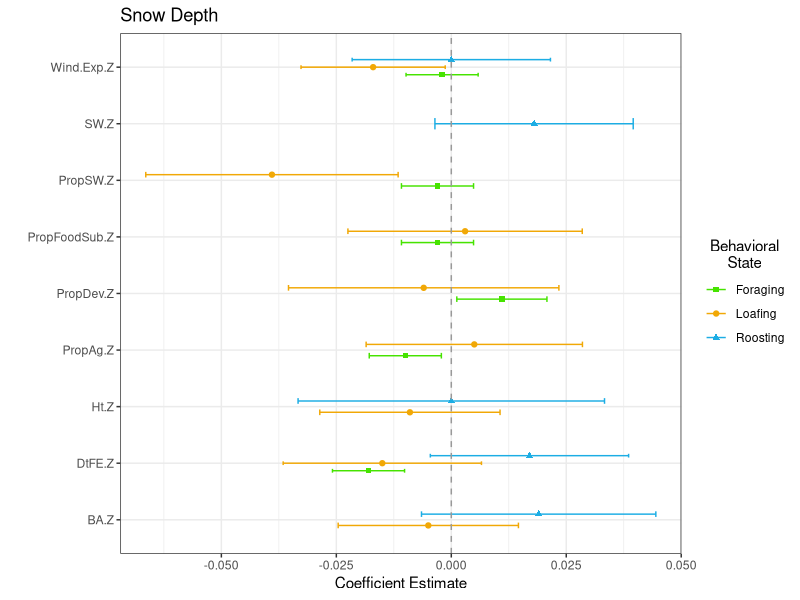
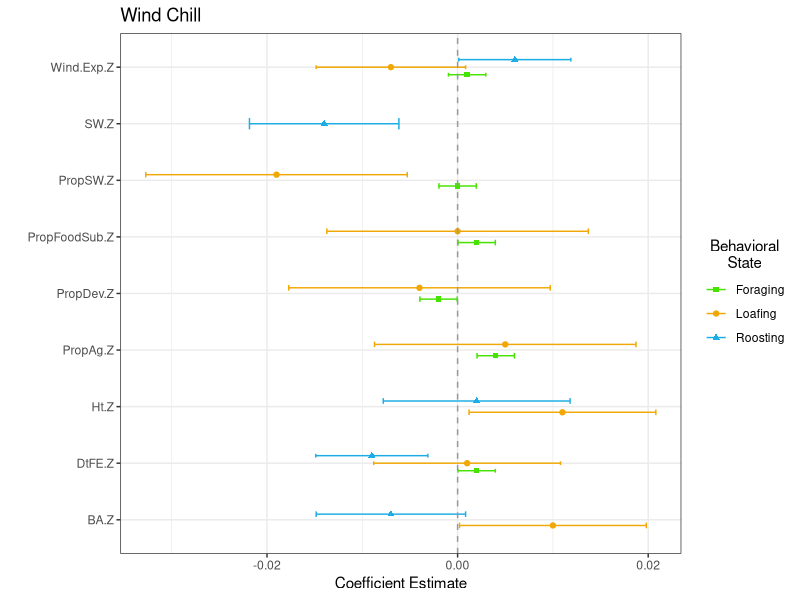
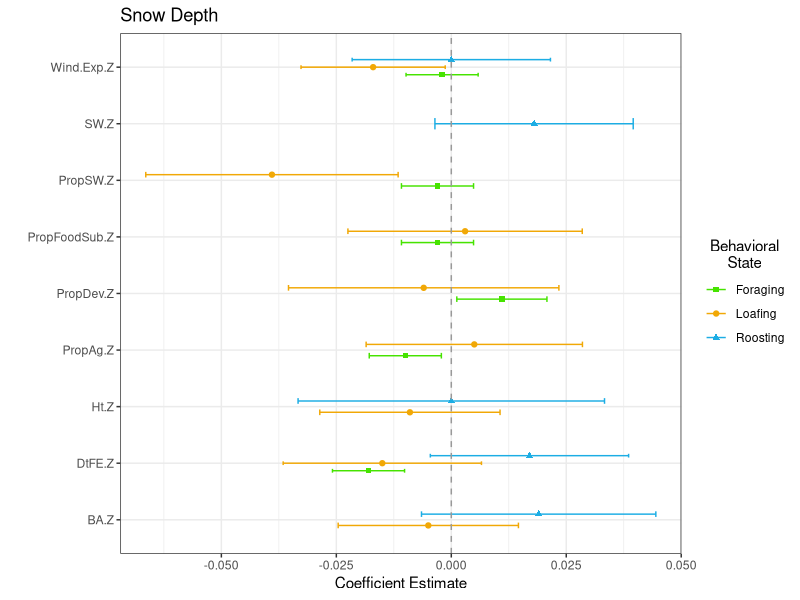
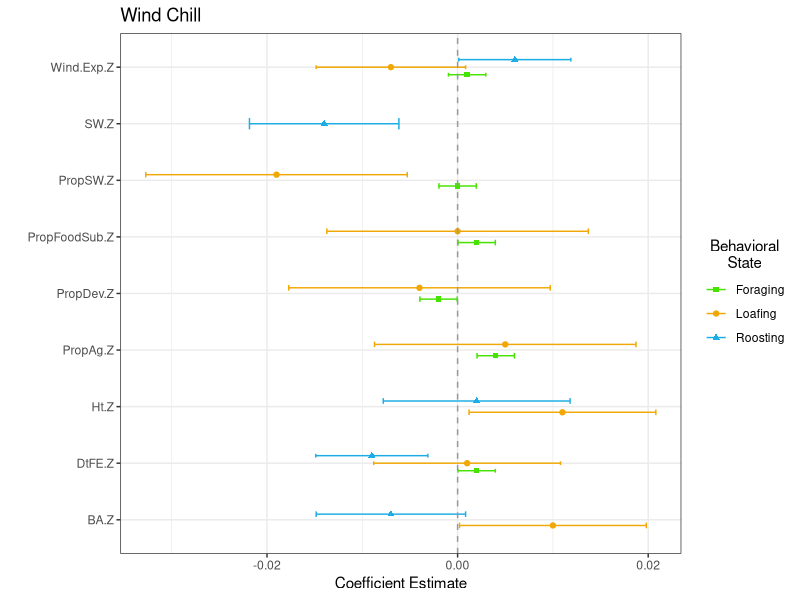
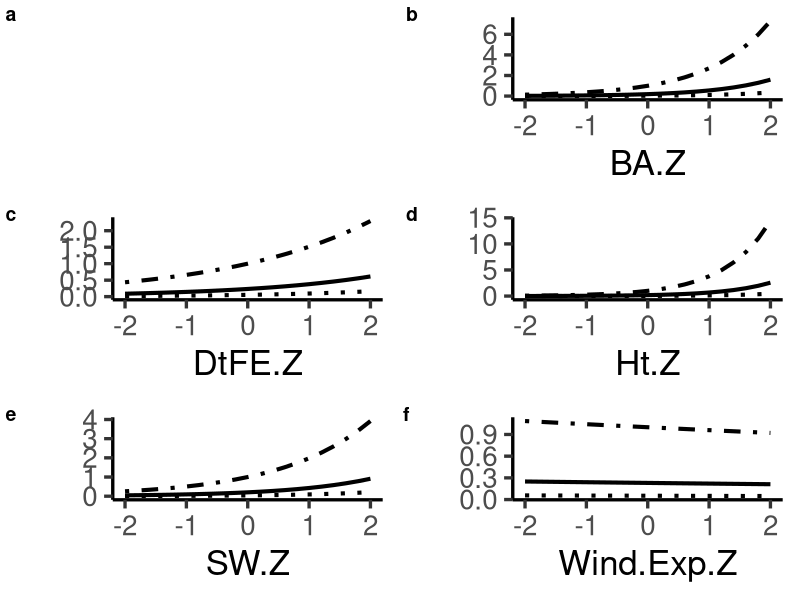
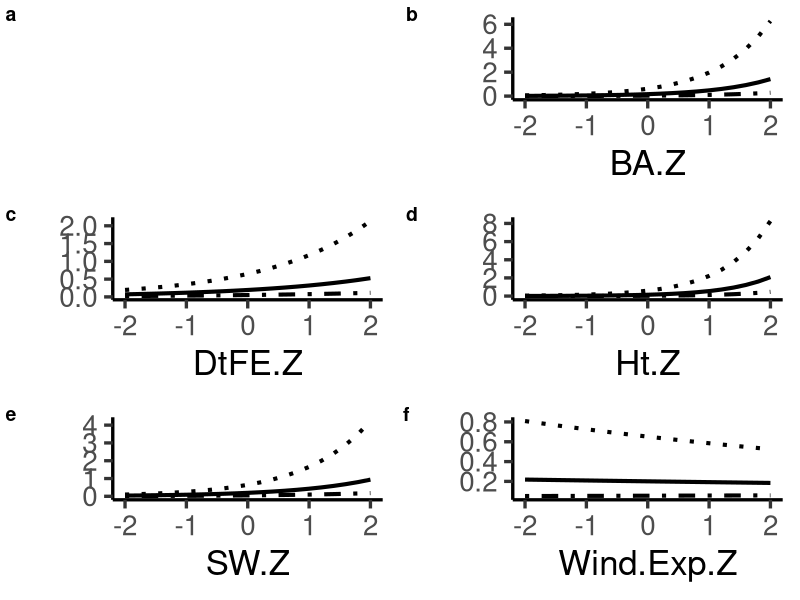
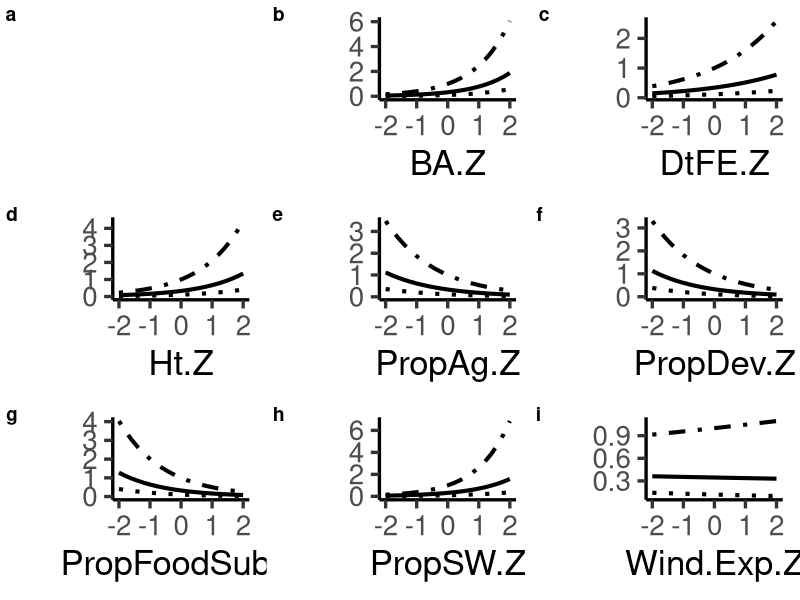
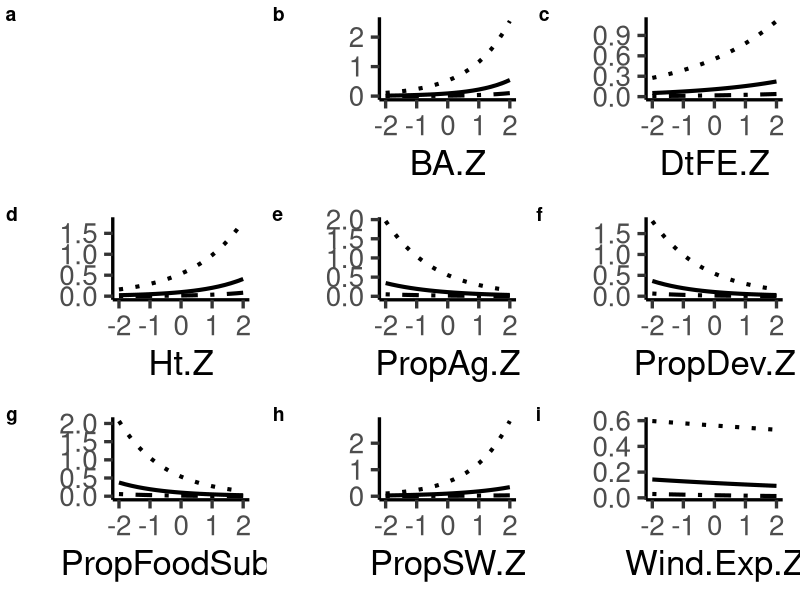

Recreate these plots in R, in order.
require(dplyr)
require(ggplot2)
require(forcats)

### Comparison of Magnitude of Interactions
interactions.raw <- read.csv("InteractionResults.csv") %>%
  mutate(Beh_State = as.factor(Analysis)) %>%
  mutate(LC_Cov = as.factor(HabitatCov)) %>%
  rename(Interaction = mean, SD = sd)
# interactions.raw$Beh_State <- factor(interactions.raw$Beh_State,
#                                      levels = c("Roost", "Loafing", "Foraging"))
# interactions.raw$LC_Cov <- factor(interactions.raw$LC_Cov,
#                                   levels = c("Wind Exposure", "Distance to Edge", "Proportion Ag",
#                                              "Proportion Dev", "Proportion SW", "% Softwood",
#                                              "Mean Tree Height", "Basal Area"))

#Graph showing interaction terms for snow depth
int.Snow <- interactions.raw %>% filter(WeatherCov == "SD")
ggplot(data = int.Snow, aes(y = LC_Cov, x = Interaction, shape = Beh_State, color = Beh_State)) +
  geom_point(size = 1.5,
             position = position_dodge(width = .4)) +
  geom_errorbar(aes(xmin = Interaction - (1.96*SD), xmax = Interaction + (1.96*SD)),
                width = .2,
                position = position_dodge(width = .4)) +
  geom_vline(xintercept = 0, color = "grey60", linetype = 2) +
  theme_bw() + 
  xlab("Coefficient Estimate") +
  ylab("") +
  ggtitle("Snow Depth") +
  labs(color = "Behavioral\nState") + 
  theme(legend.title.align=0.5) + 
  scale_colour_manual(name = "Behavioral\nState",
                      # labels = c("Roost", "Stationary", "Mobile"),
                      values = c("#46e300", "#f1a806", "#1cade4")) +   
  scale_shape_manual(name = "Behavioral\nState",
                     # labels = c("Roost", "Stationary", "Mobile"),
                     values = c(15, 19, 17))
ggsave("SnowDepth_InteractionComp.jpeg", width = 8, height = 7, units = "in")


#Graph showing interaction terms for Previous days wind chill
int.Wind <- interactions.raw %>% filter(WeatherCov == "WC_prev")
ggplot(data = int.Wind, aes(y = LC_Cov, x = Interaction, shape = Beh_State, color = Beh_State)) +
  geom_point(size = 1.5,
             position = position_dodge(width = .4)) +
  geom_errorbar(aes(xmin = Interaction - (1.96*SD), xmax = Interaction + (1.96*SD)),
                width = .2,
                position = position_dodge(width = .4)) +
  geom_vline(xintercept = 0, color = "grey60", linetype = 2) +
  theme_bw() + 
  xlab("Coefficient Estimate") +
  ylab("") +
  ggtitle("Wind Chill") +
  labs(color = "Behavioral\nState") + 
  theme(legend.title.align=0.5) + 
  scale_colour_manual(name = "Behavioral\nState",
                      # labels = c("Roost", "Stationary", "Mobile"),
                      values = c("#46e300", "#f1a806", "#1cade4")) +   
  scale_shape_manual(name = "Behavioral\nState",
                     # labels = c("Roost", "Stationary", "Mobile"),
                     values = c(15, 19, 17))
ggsave("WindChill_InteractionComp.jpeg", width = 8, height = 7, units = "in")


#make big points
#remove endcaps on error bars
#thicker error lines

################################################################################################
### Plot Matrix showing selection at Poor, Average, and Good Weather
require(cowplot)

interactions.raw <- read.csv("CowplotData.csv") %>%
  # mutate(Beh_State = factor(Beh_State, levels = c("Roost", "Stationary", "Mobile"))) %>%
  # mutate(LC_Cov = factor(LC_Cov,
  #                        levels = c("Distance to Edge", "Wind Exposure", "Proportion Ag",
  #                                   "Proportion Dev", "Proportion SW",
  #                                   "Mean Tree Height", "Basal Area", "% Softwood"))) %>%
  arrange(Beh_State, LC_Cov)

int.Snow.Roost <- interactions.raw %>% filter(Weath_Cov == "SD") %>% filter(Beh_State == "Roosting")
int.Wind.Roost <- interactions.raw %>% filter(Weath_Cov == "WC_prev") %>% filter(Beh_State == "Roosting")
int.Snow.Loaf <- interactions.raw %>% filter(Weath_Cov == "SD") %>% filter(Beh_State == "Loafing") %>% distinct()
int.Wind.Loaf <- interactions.raw %>% filter(Weath_Cov == "WC_prev") %>% filter(Beh_State == "Loafing") %>% distinct()
int.Snow.Forage <- interactions.raw %>% filter(Weath_Cov == "SD") %>% filter(Beh_State == "Foraging") %>% distinct()
int.Wind.Forage <- interactions.raw %>% filter(Weath_Cov == "WC_prev") %>% filter(Beh_State == "Foraging") %>% distinct()
int.Wind <- interactions.raw %>% filter(Weath_Cov == "WC_prev")
int.Snow <- interactions.raw %>% filter(Weath_Cov == "SD")
# Condition Thresholds (Used summary on raw data and chose near 1st/3rd Quantile and Mean)
# Wind Chill/Roost = 4, 15, 27
# Snow Depth/Roost = 0, 4, 8

# #This is all plots as one.
# i = 1
# snow.list <- list()
# snow.plots <- list()
# for(i in 1:length(int.Snow$LC_Cov)){
#   snow.df <- data.frame(Behavior = int.Snow$Beh_State[i],
#                         LC = int.Snow$LC_Cov[i],
#                         LC.Coef = int.Snow$LC_Coef[i],
#                         W.Coef = int.Snow$Weath_Coef[i],
#                         Int.Coef = int.Snow$Interaction[i],
#                         LC.Val = rep(seq(-2, 2,.2),3),
#                         W.Val = rep(c(0,4,8), each = 21),
#                         W.Condition = rep(c("Good","Average","Poor"), each = 21))
#   snow.list[[i]] <- snow.df %>%
#     mutate(Est = exp((LC.Coef*LC.Val) + (W.Coef*W.Val) + (Int.Coef*LC.Val*W.Val)))
#   snow.plot <- ggplot(data = snow.list[[i]], aes(x = LC.Val, y = Est, group = W.Condition)) +
#     geom_line(aes(linetype = W.Condition), size = 1.4) +
#     scale_linetype_manual(values = c("solid", 'dotdash', "dotted")) +
#     theme_classic() +
#     xlab(snow.df$LC[i]) + ylab("")
#   
#   snow.plots[[i]] <- snow.plot + theme(legend.position="none")
# }
# 
# legend <- get_legend(snow.plot + theme(legend.position = "bottom"))
# plot_grid(plotlist = snow.plots,
#           legend,
#           labels = "auto",
#           nrow = 3,
#           align = "hv",
#           axis = "lb")

###Roosting 
##Snow Depth 
snow.list <- list()
snow.plots <- list()
for(i in 1:length(int.Snow.Roost$LC_Cov)){
  snow.df <- data.frame(Behavior = int.Snow.Roost$Beh_State[i],
                        LC = int.Snow.Roost$LC_Cov[i],
                        LC.Coef = int.Snow.Roost$LC_Coef[i],
                        W.Coef = int.Snow.Roost$Weath_Coef[i],
                        Int.Coef = int.Snow.Roost$Interaction[i],
                        LC.Val = rep(seq(-2, 2,.2),3),
                        W.Val = rep(c(0,4,8), each = 21),
                        W.Condition = rep(c("Good","Average","Poor"), each = 21))
  snow.list[[i]] <- snow.df %>%
    mutate(Est = exp((LC.Coef*LC.Val) + (W.Coef*W.Val) + (Int.Coef*LC.Val*W.Val)))
  snow.plot <- ggplot(data = snow.list[[i]], aes(x = LC.Val, y = Est, group = W.Condition)) +
    geom_line(aes(linetype = W.Condition), size = 1.4) +
    scale_linetype_manual(values = c("solid", 'dotdash', "dotted")) +
    theme_classic(base_size = 25) +
    xlab(snow.df$LC[i]) + ylab("")
  
  snow.plots[[i]] <- snow.plot + theme(legend.position="none")
}

legend <- get_legend(snow.plot + theme(legend.position = "bottom"))

jpeg('Roost_Snow.jpg', width = 1300, height = 1500)
plot_grid(plotlist = snow.plots,
          legend,
          labels = "auto",
          nrow = 3,
          align = "hv",
          axis = "lb")
dev.off()

##Wind Chill
wind.list <- list()
wind.plots <- list()
for(i in 1:length(int.Wind.Roost$LC_Cov)){
  wind.df <- data.frame(Behavior = int.Wind.Roost$Beh_State[i],
                        LC = int.Wind.Roost$LC_Cov[i],
                        LC.Coef = int.Wind.Roost$LC_Coef[i],
                        W.Coef = int.Wind.Roost$Weath_Coef[i],
                        Int.Coef = int.Wind.Roost$Interaction[i],
                        LC.Val = rep(seq(-2, 2,.2),3),
                        W.Val = rep(c(27,15,4), each = 21),
                        W.Condition = rep(c("Good","Average","Poor"), each = 21))
  wind.list[[i]] <- wind.df %>%
    mutate(Est = exp((LC.Coef*LC.Val) + (W.Coef*W.Val) + (Int.Coef*LC.Val*W.Val)))
  wind.plot <- ggplot(data = wind.list[[i]], aes(x = LC.Val, y = Est, group = W.Condition)) +
    geom_line(aes(linetype = W.Condition), size = 1.4) +
    scale_linetype_manual(values = c("solid", 'dotdash', "dotted")) +
    theme_classic(base_size = 25) +
    xlab(wind.df$LC[i]) + ylab("")
  
  wind.plots[[i]] <- wind.plot + theme(legend.position="none")
}

legend <- get_legend(wind.plot + theme(legend.position = "bottom"))


jpeg('Roost_Wind.jpg', width = 1300, height = 1500)
plot_grid(plotlist = wind.plots,
          legend,
          labels = "auto",
          nrow = 3,
          align = "hv",
          axis = "lb")
dev.off()

###Loafing 
##Snow Depth 
snow.list <- list()
snow.plots <- list()
for(i in 1:length(int.Snow.Loaf$LC_Cov)){
  snow.df <- data.frame(Behavior = int.Snow.Loaf$Beh_State[i],
                        LC = int.Snow.Loaf$LC_Cov[i],
                        LC.Coef = int.Snow.Loaf$LC_Coef[i],
                        W.Coef = int.Snow.Loaf$Weath_Coef[i],
                        Int.Coef = int.Snow.Loaf$Interaction[i],
                        LC.Val = rep(seq(-2, 2,.2),3),
                        W.Val = rep(c(0,4,8), each = 21),
                        W.Condition = rep(c("Good","Average","Poor"), each = 21))
  snow.list[[i]] <- snow.df %>%
    mutate(Est = exp((LC.Coef*LC.Val) + (W.Coef*W.Val) + (Int.Coef*LC.Val*W.Val)))
  snow.plot <- ggplot(data = snow.list[[i]], aes(x = LC.Val, y = Est, group = W.Condition)) +
    geom_line(aes(linetype = W.Condition), size = 1.4) +
    scale_linetype_manual(values = c("solid", 'dotdash', "dotted")) +
    theme_classic(base_size = 25) +
    xlab(snow.df$LC[i]) + ylab("")
  
  snow.plots[[i]] <- snow.plot + theme(legend.position="none")
}

legend <- get_legend(snow.plot + theme(legend.position = "bottom"))

jpeg('Loafing_Snow.jpg', width = 1800, height = 1500)
plot_grid(plotlist = snow.plots,
          legend,
          labels = "auto",
          nrow = 3,
          align = "hv",
          axis = "lb")
dev.off()

##Wind Chill
wind.list <- list()
wind.plots <- list()
for(i in 1:length(int.Wind.Loaf$LC_Cov)){
  wind.df <- data.frame(Behavior = int.Wind.Loaf$Beh_State[i],
                        LC = int.Wind.Loaf$LC_Cov[i],
                        LC.Coef = int.Wind.Loaf$LC_Coef[i],
                        W.Coef = int.Wind.Loaf$Weath_Coef[i],
                        Int.Coef = int.Wind.Loaf$Interaction[i],
                        LC.Val = rep(seq(-2, 2,.2),3),
                        W.Val = rep(c(27,15,4), each = 21),
                        W.Condition = rep(c("Good","Average","Poor"), each = 21))
  wind.list[[i]] <- wind.df %>%
    mutate(Est = exp((LC.Coef*LC.Val) + (W.Coef*W.Val) + (Int.Coef*LC.Val*W.Val)))
  wind.plot <- ggplot(data = wind.list[[i]], aes(x = LC.Val, y = Est, group = W.Condition)) +
    geom_line(aes(linetype = W.Condition), size = 1.4) +
    scale_linetype_manual(values = c("solid", 'dotdash', "dotted")) +
    theme_classic(base_size = 25) +
    xlab(wind.df$LC[i]) + ylab("")
  
  wind.plots[[i]] <- wind.plot + theme(legend.position="none")
}

legend <- get_legend(wind.plot + theme(legend.position = "bottom"))

jpeg('Loafing_Wind.jpg', width = 1800, height = 1500)
plot_grid(plotlist = wind.plots,
          legend,
          labels = "auto",
          nrow = 3,
          align = "hv",
          axis = "lb")
dev.off()

###Foraging
##Snow Depth 
snow.list <- list()
snow.plots <- list()
for(i in 1:length(int.Snow.Forage$LC_Cov)){
  snow.df <- data.frame(Behavior = int.Snow.Forage$Beh_State[i],
                        LC = int.Snow.Forage$LC_Cov[i],
                        LC.Coef = int.Snow.Forage$LC_Coef[i],
                        W.Coef = int.Snow.Forage$Weath_Coef[i],
                        Int.Coef = int.Snow.Forage$Interaction[i],
                        LC.Val = rep(seq(-2, 2,.2),3),
                        W.Val = rep(c(0,4,8), each = 21),
                        W.Condition = rep(c("Good","Average","Poor"), each = 21))
  snow.list[[i]] <- snow.df %>%
    mutate(Est = exp((LC.Coef*LC.Val) + (W.Coef*W.Val) + (Int.Coef*LC.Val*W.Val)))
  snow.plot <- ggplot(data = snow.list[[i]], aes(x = LC.Val, y = Est, group = W.Condition)) +
    geom_line(aes(linetype = W.Condition), size = 1.4) +
    scale_linetype_manual(values = c("solid", 'dotdash', "dotted")) +
    theme_classic(base_size = 25) +
    xlab(snow.df$LC[i]) + ylab("")
  
  snow.plots[[i]] <- snow.plot + theme(legend.position="none")
}

legend <- get_legend(snow.plot + theme(legend.position = "bottom"))


jpeg('Foraging_Snow.jpg', width = 1800, height = 1500)
plot_grid(plotlist = snow.plots,
          legend,
          labels = "auto",
          nrow = 3,
          align = "hv",
          axis = "lb")
dev.off()

##Wind Chill
wind.list <- list()
wind.plots <- list()
for(i in 1:length(int.Wind.Forage$LC_Cov)){
  wind.df <- data.frame(Behavior = int.Wind.Forage$Beh_State[i],
                        LC = int.Wind.Forage$LC_Cov[i],
                        LC.Coef = int.Wind.Forage$LC_Coef[i],
                        W.Coef = int.Wind.Forage$Weath_Coef[i],
                        Int.Coef = int.Wind.Forage$Interaction[i],
                        LC.Val = rep(seq(-2, 2,.2),3),
                        W.Val = rep(c(27,15,4), each = 21),
                        W.Condition = rep(c("Good","Average","Poor"), each = 21))
  wind.list[[i]] <- wind.df %>%
    mutate(Est = exp((LC.Coef*LC.Val) + (W.Coef*W.Val) + (Int.Coef*LC.Val*W.Val)))
  wind.plot <- ggplot(data = wind.list[[i]], aes(x = LC.Val, y = Est, group = W.Condition)) +
    geom_line(aes(linetype = W.Condition), size = 1.4) +
    scale_linetype_manual(values = c("solid", 'dotdash', "dotted")) +
    theme_classic(base_size = 25) +
    xlab(wind.df$LC[i]) + ylab("")
  
  wind.plots[[i]] <- wind.plot + theme(legend.position="none")
}

legend <- get_legend(wind.plot + theme(legend.position = "bottom"))


jpeg('Foraging_Wind.jpg', width = 1800, height = 1500)
plot_grid(plotlist = wind.plots,
          legend,
          labels = "auto",
          nrow = 3,
          align = "hv",
          axis = "lb")
dev.off()

#### Momentuhmm Transition Probability graphs

